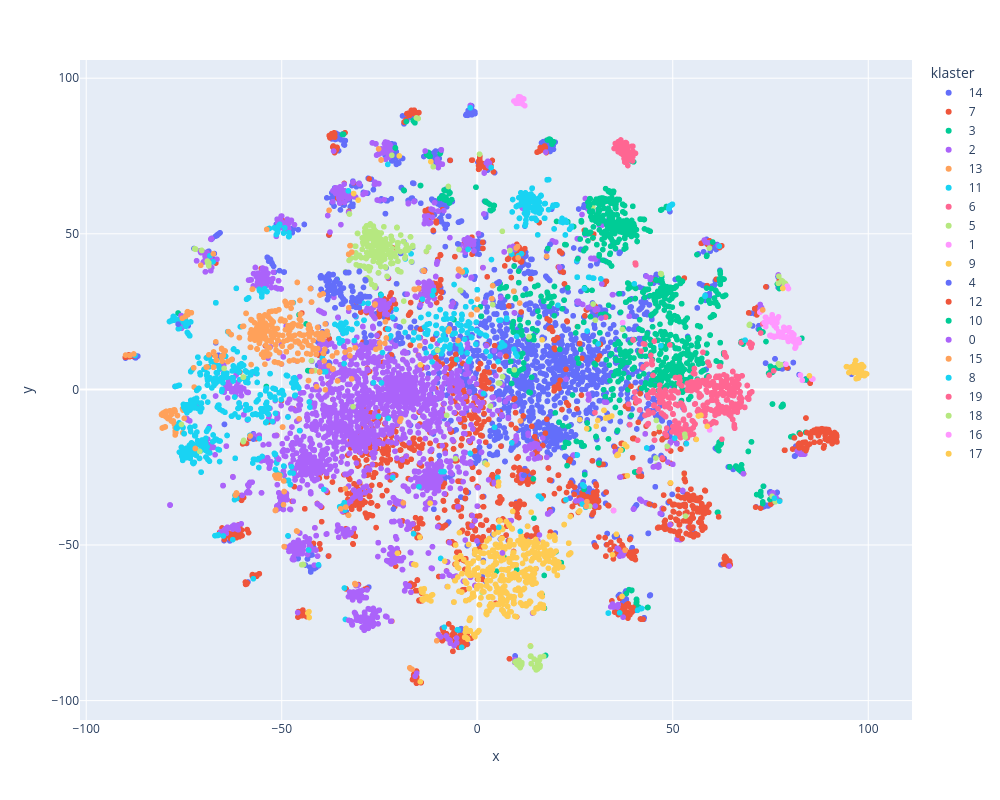

Here is the notebook cell this chart was saved with:
### Code cell
import pandas as pd
import plotly.express as px

df = pd.DataFrame({
    'x': matrix_2d[:, 0],
    'y': matrix_2d[:, 1],
    'klaster': kmeans.labels_.astype(str),
    'tekst': [t[:150] + "..." for t in newsgroups_train.data]
})

fig = px.scatter(
    df,
    x='x',
    y='y',
    color='klaster',
    hover_data=['tekst'],
    width=1000,
    height=800
)

fig.show()
